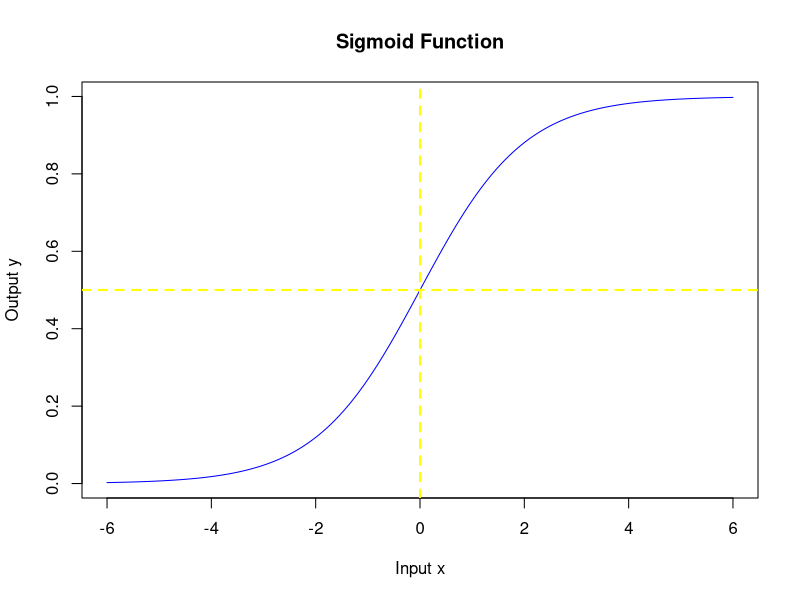

Source code (R):

x <- seq(-6, 6, by = 0.01)
y = 1 / (1 + exp(-x))

plot(x, y, type = "l", 
     main = "Sigmoid Function",
     col = "blue",
     xlab = "Input x",
     ylab = "Output y")

abline(h = 0.5, v = 0, col = "yellow", lty = 2, lwd = 2)
